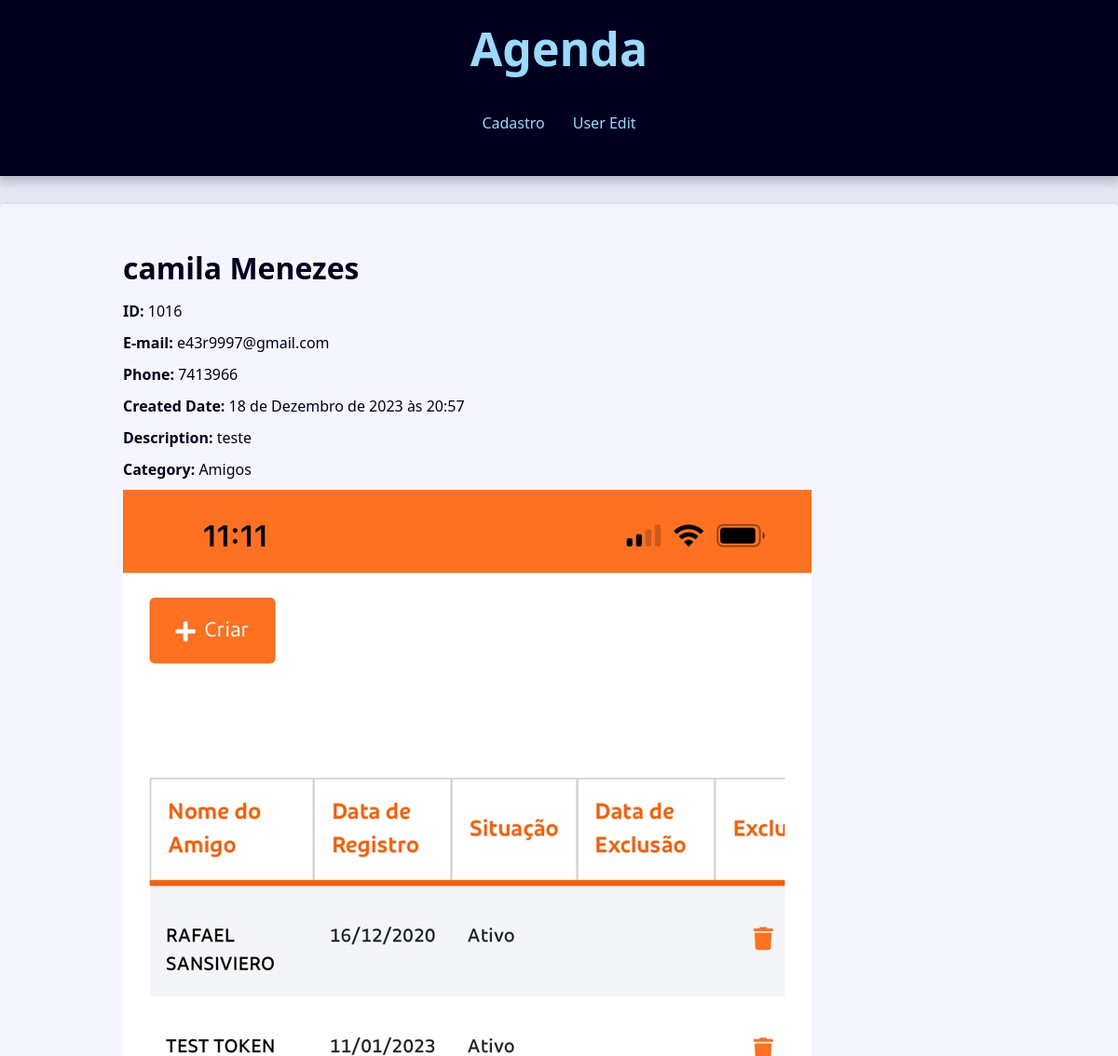
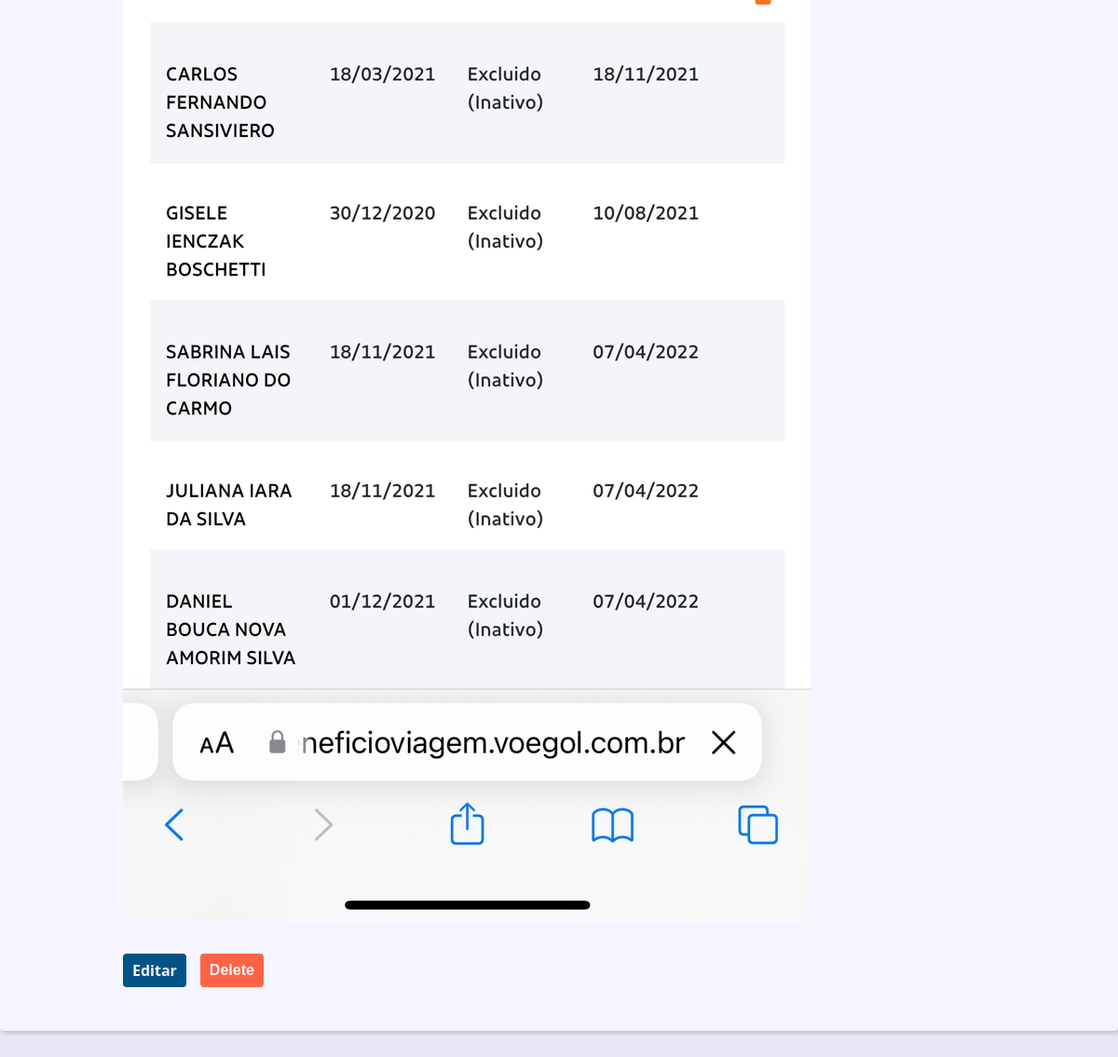
/contact/1016/, run on the app's committed database (2 pictures, top to bottom).
### contact/models.py (models this page shows, shortened)
class Contact(models.Model):
    first_name = models.CharField(max_length=50)
    last_name = models.CharField(max_length=50, blank=True)
    phone = models.CharField(max_length=50)
    email = models.EmailField(max_length=254, blank=True)
    created_date = models.DateTimeField(default=timezone.now)
    description = models.TextField(blank=True)
    show = models.BooleanField(default=True)
    picture = models.ImageField(blank=True, upload_to='pictures/%Y/%M/%D/')
    category = models.ForeignKey(Category, on_delete=models.SET_NULL, null=True, blank=True)
    owner = models.ForeignKey(User, on_delete=models.SET_NULL, null=True, blank=True)

class Category(models.Model):
    name = models.CharField(max_length=50, blank= True)

### contact/views/contact_views.py (the view)
# urls.py: path('contact/<int:contact_id>/', views.contact, name='contact'),
def contact(request, contact_id):
    single_contact = get_object_or_404(
        Contact, pk=contact_id,
        show=True
        )
    site_title = f'{single_contact.first_name} {single_contact.last_name}'
    context={
        'contact': single_contact,
        'site_title':site_title
    }
    return render(
        request,
        'contact/contact.html',
        context
    )

### contact/templates/contact/contact.html (shortened to what this page needs)
{%extends 'global/base.html'%}
{% block content %}
    <div class="single-contact">
        <h1 class="single-contact-name">
            {{ contact.first_name }} {{ contact.last_name }}
        </h1>
        <p><b>ID:</b> {{ contact.id }}</p>
        <p><b>E-mail:</b> {{ contact.email }}</p>
        <p><b>Phone:</b> {{ contact.phone }}</p>
        <p><b>Created Date:</b> {{ contact.created_date }}</p>
        <p><b>Description:</b> {{ contact.description }}</p>
        <p><b>Category:</b> {{ contact.category.name }}</p>
        {% if contact.picture %}
        <p>
            <img src="{{contact.picture.url}}" alt="{{ contact.first_name}} {{ contact.last_name }}" />
        </p>
        {% endif %}
        <div class="contact-links">
            <a class="btn btn-link" href="{% url "contact:update" contact.id %}" > Editar</a>
            <form action="{% url "contact:delete" contact.id %}" method="POST">
                {% if confirmation == 'no' %}
                    <input type="hidden" name="confirmation" value="yes">
                    <button class="btn btn-link btn-delete" type="submit"> Confimar? </button>
                {% else %}
                    <button class="btn btn-link btn-delete" type="submit"> Delete </button>
                {% endif %}
            </form>
        </div>
    </div>
{%endblock content%}

### base_static/global/css/style.css (style rules this page uses)
:root { --spacing: 1.5rem; --link-dark-color: rgb(0, 83, 134); --link-light-color: rgb(156, 217, 255); --clr-white: rgb(245, 245, 255); --clr-black: rgb(0, 0, 30); --clr-light-gray: rgb(230, 230, 245); --clr-dark-shadow-5: rgba(0, 0, 10, 5%); --clr-dark-shadow-10: rgba(0, 0, 10, 10%); --clr-dark-shadow-20: rgba(0, 0, 10, 20%); --clr-light-shadow-5: rgba(200, 200, 255, 5%); --clr-light-shadow-10: rgba(200, 200, 255, 10%); --clr-light-shadow-20: rgba(200, 200, 255, 20%); --main-page-width: 120rem; --table-min-width: 60rem; --biggest-font-size: 5rem; --bigger-font-size: 4rem; --big-font-size: 3.2rem; --medium-font-size: 2.4rem; --small-font-size: 1.6rem; --smaller-font-size: 1.4rem; --smallest-font-size: 1.2rem; --transition-fast: 300ms; --transition-medium: 600ms; --transition-slow: 1s; --default-border-radius: 4px; }
*, *::before, *::after { margin: 0; padding: 0; box-sizing: border-box; }
html { font-size: 62.5%; }
body { font-family: system-ui, -apple-system, BlinkMacSystemFont, 'Segoe UI', Roboto, Oxygen, Ubuntu, Cantarell, 'Open Sans', 'Helvetica Neue', sans-serif; line-height: 1.5; font-size: var(--small-font-size); color: var(--clr-black); -webkit-font-smoothing: antialiased; background: var(--clr-light-gray); }
img, svg { display: block; max-width: 100%; }
@media (min-width: 600px) { .single-contact { max-width: 80%; margin: calc(var(--spacing) * 2) auto; } }
.single-contact h1 { margin: 1rem 0; }
.single-contact p { margin: 1rem 0; }
.btn { background-color: var(--link-dark-color); color: var(--clr-white); font-weight: bold; border: none; padding: 1rem 2rem; border-radius: var(--default-border-radius); cursor: pointer; transition: filter var(--transition-fast) ease-in-out; }
.contact-links { margin-block: calc(var(--small-font-size) * 2); display: flex; align-items: center; gap: 0 var(--spacing); }
.btn-link { font-size: var(--small-font-size); text-decoration: none; font-weight: bold; padding: 1rem; display: block; line-height: var(--small-font-size); }
.btn-delete { background: tomato; }

### data on the page
Contact: first_name "camila", last_name "Menezes", id "1016", email "e43r9997@gmail.com", phone "7413966", created_date "18 de Dezembro de 2023 às 20:57", description "teste", category.name "Amigos", picture (picture)
